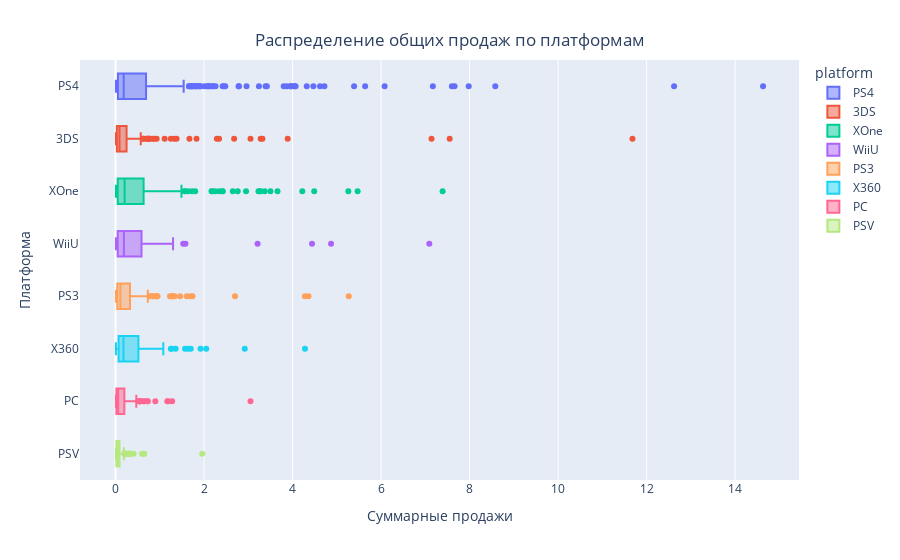

Notebook code cell kept with this figure:
### Markdown cell above
<div class="alert alert-block alert-success">
<b>✅Комментарий ревьюера 2:</b> Отлично, исправлено!👍  </div>

### Code cell
top = top_platforms(data_actual, 8, only_top=True)
fig = px.box(data_actual.query('platform in @top'), 
             y='platform', x="total_sales", 
             color='platform', orientation='h')
fig.update_layout(title={
                'text': "Распределение общих продаж по платформам",
                'y':0.94,
                'x':0.5,
                'xanchor': 'center',
                'yanchor': 'top'
             })
fig.update_xaxes(title = "Суммарные продажи")
fig.update_yaxes(title = "Платформа")
fig.show()

fig.update_xaxes(range=(0,4))
fig.show('svg')

### Figure 1 — Plotly figure (JSON) as saved in the notebook; plotly's stock layout.template omitted (floating-point values rounded to 4 significant figures; data arrays with more than 128 entries replaced by an {"elided": "..."} marker saying what was removed)
{"data": [{"alignmentgroup": "True", "hovertemplate": "platform=%{y}<br>total_sales=%{x}<extra></extra>", "legendgroup": "PS4", "marker": {"color": "#636efa"}, "name": "PS4", "notched": false, "offsetgroup": "PS4", "orientation": "h", "showlegend": true, "type": "box", "x": {"elided": "376 float values"}, "x0": " ", "xaxis": "x", "y": {"elided": "376 str values"}, "y0": " ", "yaxis": "y"}, {"alignmentgroup": "True", "hovertemplate": "platform=%{y}<br>total_sales=%{x}<extra></extra>", "legendgroup": "3DS", "marker": {"color": "#EF553B"}, "name": "3DS", "notched": false, "offsetgroup": "3DS", "orientation": "h", "showlegend": true, "type": "box", "x": {"elided": "212 float values"}, "x0": " ", "xaxis": "x", "y": {"elided": "212 str values"}, "y0": " ", "yaxis": "y"}, {"alignmentgroup": "True", "hovertemplate": "platform=%{y}<br>total_sales=%{x}<extra></extra>", "legendgroup": "XOne", "marker": {"color": "#00cc96"}, "name": "XOne", "notched": false, "offsetgroup": "XOne", "orientation": "h", "showlegend": true, "type": "box", "x": {"elided": "228 float values"}, "x0": " ", "xaxis": "x", "y": {"elided": "228 str values"}, "y0": " ", "yaxis": "y"}, {"alignmentgroup": "True", "hovertemplate": "platform=%{y}<br>total_sales=%{x}<extra></extra>", "legendgroup": "WiiU", "marker": {"color": "#ab63fa"}, "name": "WiiU", "notched": false, "offsetgroup": "WiiU", "orientation": "h", "showlegend": true, "type": "box", "x": [7.09, 4.87, 4.44, 3.21, 1.58, 1.53, 1.3, 1.23, 1.19, 1.03, 1.01, 0.84, 0.76, 0.73, 0.7, 0.67, 0.65, 0.64, 0.57, 0.53, 0.52, 0.51, 0.48, 0.46, 0.46, 0.44, 0.42, 0.42, 0.38, 0.37, 0.34, 0.31, 0.27, 0.25, 0.24, 0.22, 0.19, 0.19, 0.15, 0.13, 0.12, 0.11, 0.11, 0.1, 0.09, 0.1, 0.09, 0.09, 0.08, 0.07, 0.06, 0.06, 0.06, 0.07, 0.05, 0.05, 0.05, 0.03, 0.03, 0.03, 0.03, 0.03, 0.02, 0.02, 0.02, 0.02, 0.01, 0.01, 0.01, 0.01, 0.01, 0.01, 0.01], "x0": " ", "xaxis": "x", "y": ["WiiU", "WiiU", "WiiU", "WiiU", "WiiU", "WiiU", "WiiU", "WiiU", "WiiU", "WiiU", "WiiU", "WiiU", "WiiU", "WiiU", "WiiU", "WiiU", "WiiU", "WiiU", "WiiU", "WiiU", "WiiU", "WiiU", "WiiU", "WiiU", "WiiU", "WiiU", "WiiU", "WiiU", "WiiU", "WiiU", "WiiU", "WiiU", "WiiU", "WiiU", "WiiU", "WiiU", "WiiU", "WiiU", "WiiU", "WiiU", "WiiU", "WiiU", "WiiU", "WiiU", "WiiU", "WiiU", "WiiU", "WiiU", "WiiU", "WiiU", "WiiU", "WiiU", "WiiU", "WiiU", "WiiU", "WiiU", "WiiU", "WiiU", "WiiU", "WiiU", "WiiU", "WiiU", "WiiU", "WiiU", "WiiU", "WiiU", "WiiU", "WiiU", "WiiU", "WiiU", "WiiU", "WiiU", "WiiU"], "y0": " ", "yaxis": "y"}, {"alignmentgroup": "True", "hovertemplate": "platform=%{y}<br>total_sales=%{x}<extra></extra>", "legendgroup": "PS3", "marker": {"color": "#FFA15A"}, "name": "PS3", "notched": false, "offsetgroup": "PS3", "orientation": "h", "showlegend": true, "type": "box", "x": {"elided": "219 float values"}, "x0": " ", "xaxis": "x", "y": {"elided": "219 str values"}, "y0": " ", "yaxis": "y"}, {"alignmentgroup": "True", "hovertemplate": "platform=%{y}<br>total_sales=%{x}<extra></extra>", "legendgroup": "X360", "marker": {"color": "#19d3f3"}, "name": "X360", "notched": false, "offsetgroup": "X360", "orientation": "h", "showlegend": true, "type": "box", "x": [4.28, 2.92, 2.05, 1.92, 1.7, 1.63, 1.57, 1.36, 1.27, 1.25, 1.08, 1.07, 1.01, 0.97, 0.94, 0.93, 0.9, 0.89, 0.89, 0.89, 0.87, 0.78, 0.74, 0.73, 0.64, 0.61, 0.53, 0.53, 0.48, 0.46, 0.45, 0.45, 0.45, 0.43, 0.43, 0.42, 0.39, 0.38, 0.38, 0.36, 0.35, 0.31, 0.32, 0.32, 0.31, 0.29, 0.27, 0.27, 0.23, 0.23, 0.23, 0.23, 0.22, 0.22, 0.2, 0.18, 0.18, 0.16, 0.17, 0.17, 0.16, 0.14, 0.14, 0.12, 0.12, 0.1, 0.1, 0.1, 0.1, 0.1, 0.09, 0.1, 0.09, 0.09, 0.08, 0.08, 0.08, 0.08, 0.09, 0.08, 0.07, 0.07, 0.08, 0.06, 0.07, 0.06, 0.07, 0.06, 0.07, 0.05, 0.05, 0.05, 0.05, 0.04, 0.04, 0.04, 0.04, 0.04, 0.03, 0.03, 0.03, 0.02, 0.03, 0.02, 0.02, 0.02, 0.02, 0.02, 0.02, 0.01, 0.01], "x0": " ", "xaxis": "x", "y": ["X360", "X360", "X360", "X360", "X360", "X360", "X360", "X360", "X360", "X360", "X360", "X360", "X360", "X360", "X360", "X360", "X360", "X360", "X360", "X360", "X360", "X360", "X360", "X360", "X360", "X360", "X360", "X360", "X360", "X360", "X360", "X360", "X360", "X360", "X360", "X360", "X360", "X360", "X360", "X360", "X360", "X360", "X360", "X360", "X360", "X360", "X360", "X360", "X360", "X360", "X360", "X360", "X360", "X360", "X360", "X360", "X360", "X360", "X360", "X360", "X360", "X360", "X360", "X360", "X360", "X360", "X360", "X360", "X360", "X360", "X360", "X360", "X360", "X360", "X360", "X360", "X360", "X360", "X360", "X360", "X360", "X360", "X360", "X360", "X360", "X360", "X360", "X360", "X360", "X360", "X360", "X360", "X360", "X360", "X360", "X360", "X360", "X360", "X360", "X360", "X360", "X360", "X360", "X360", "X360", "X360", "X360", "X360", "X360", "X360", "X360"], "y0": " ", "yaxis": "y"}, {"alignmentgroup": "True", "hovertemplate": "platform=%{y}<br>total_sales=%{x}<extra></extra>", "legendgroup": "PC", "marker": {"color": "#FF6692"}, "name": "PC", "notched": false, "offsetgroup": "PC", "orientation": "h", "showlegend": true, "type": "box", "x": {"elided": "151 float values"}, "x0": " ", "xaxis": "x", "y": {"elided": "151 str values"}, "y0": " ", "yaxis": "y"}, {"alignmentgroup": "True", "hovertemplate": "platform=%{y}<br>total_sales=%{x}<extra></extra>", "legendgroup": "PSV", "marker": {"color": "#B6E880"}, "name": "PSV", "notched": false, "offsetgroup": "PSV", "orientation": "h", "showlegend": true, "type": "box", "x": {"elided": "295 float values"}, "x0": " ", "xaxis": "x", "y": {"elided": "295 str values"}, "y0": " ", "yaxis": "y"}], "layout": {"boxmode": "overlay", "legend": {"title": {"text": "platform"}, "tracegroupgap": 0}, "margin": {"t": 60}, "title": {"text": "Распределение общих продаж по платформам", "x": 0.5, "xanchor": "center", "y": 0.94, "yanchor": "top"}, "xaxis": {"anchor": "y", "domain": [0, 1], "title": {"text": "Суммарные продажи"}}, "yaxis": {"anchor": "x", "categoryarray": ["PSV", "PC", "X360", "PS3", "WiiU", "XOne", "3DS", "PS4"], "categoryorder": "array", "domain": [0, 1], "title": {"text": "Платформа"}}}}
